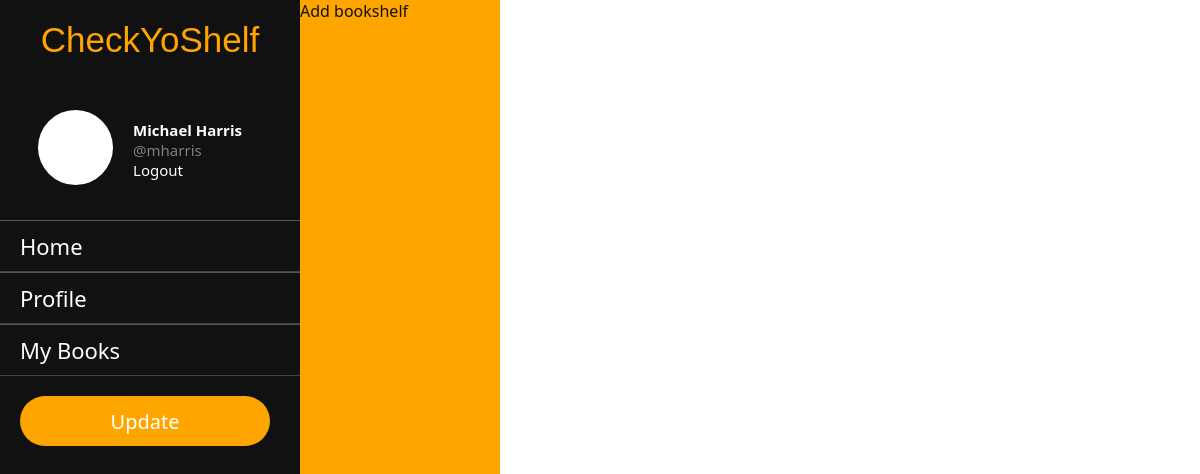
/mharris/bookshelves (signed in), run on an earlier commit of the app's database.
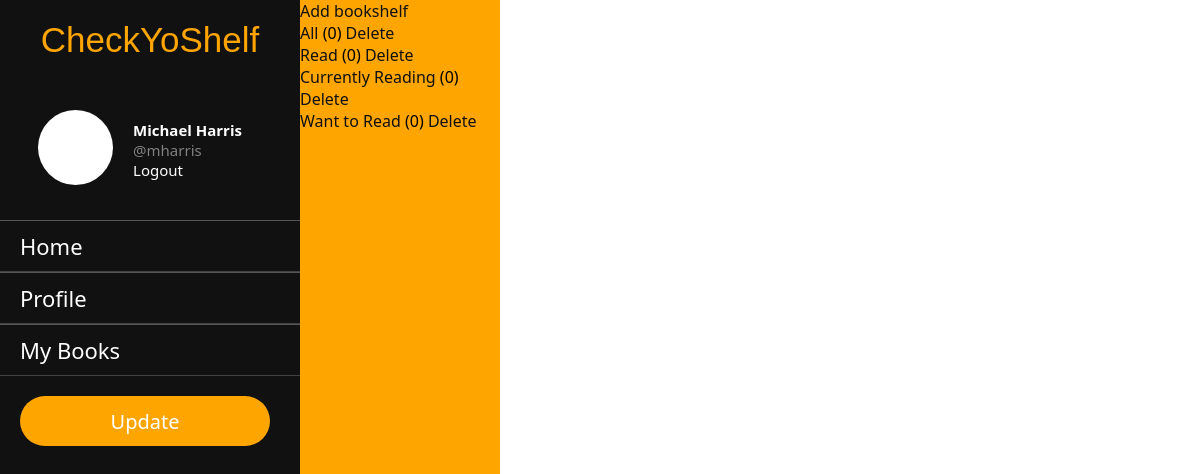
And on a later commit of the database.
### app/models.py (models this page shows, shortened)
class Profile(models.Model):
    user = models.OneToOneField(User, on_delete=models.CASCADE, primary_key=True)
    name = models.CharField(max_length=200)
    bio = models.TextField(blank=True)
    followers = []
    following = []

class Bookshelf(models.Model):
    profile = models.ForeignKey(
        Profile, on_delete=models.CASCADE, related_name="profile", null=True
    )
    books = models.ManyToManyField(Book, blank=True, related_name="books")
    name = models.CharField(max_length=200)
    def __str__(self):
        return self.name

### app/views.py (the view)
# urls.py: path("<str:username>/bookshelves", bookshelf_view, name="bookshelves"),
@login_required(login_url="login")
def bookshelf_view(request, username):
    context = {}
    current_user = request.user
    my_profile = Profile.objects.get(user=current_user)
    try:
        user = User.objects.get(username=username)
        profile = Profile.objects.get(user=user)
    except:
        user = None
        profile = None
    bookshelves = Bookshelf.objects.filter(profile=profile)
    bookshelves_count = {}
    for shelf in bookshelves:
        shelf_books = shelf.books.all()
        bookshelves_count[shelf] = shelf_books.count()
    context["current_user"] = current_user
    context["my_profile"] = my_profile
    context["user"] = user
    context["profile"] = profile
    context["bookshelves_count"] = bookshelves_count
    return render(request, "bookshelves.html", context)

### app/templates/bookshelves.html (shortened to what this page needs)
{% extends "base.html" %}  {% block content %}
<div class="bookshelf-nav">
  {% if user == current_user %}
  <div class="shelf-manager">
    <a href="{% url "create_bookshelf" profile.user %}">Add bookshelf</a>
  </div>
  {% endif %}
  <ul>
    {% for shelf, count in bookshelves_count.items %}
    <li>
      <a href="{% url "books" profile.user shelf %}">{{ shelf }}</a> ({{ count }})
      <a href="{% url "delete_bookshelf" profile.user shelf %}">Delete</a>
    </li>
    {% endfor %}
  </ul>
</div>
{% endblock content %}

### app/templates/base.html (shortened to what this page needs)
{% load static %}
<!DOCTYPE html>
<html lang="en">
  <head>
    <link rel="stylesheet" href="{% static "styles.css" %}">
  </head>
  <body>
    <div class="wrapper">
      <div class="side-nav">
        <div class="logo">
          <p>CheckYoShelf</p>
        </div>
        <div class="profile-section">
          <div class="profile-pic">
            <span></span>
          </div>
          <div class="user-info">
            <p class="name">{{ my_profile.name }}</p>
            <p class="username">@{{ current_user }}</p>
            <a href="{% url "logout" %}">Logout</a>
          </div>
        </div>
        <ul>
          <li><a href="{% url "home" %}">Home</a></li>
          <li><a href="{% url "profile" current_user %}">Profile</a></li>
          <li><a href="{% url "bookshelves" current_user %}">My Books</a></li>
        </ul>
        <div class="btn-container">
          <div class="btn">
            <a href="{% url "make_post" current_user %}">Update</a>
          </div>
        </div>
      </div>
      <div class="main-content">{% block content %}{% endblock content %}</div>
    </div>
  </body>
</html>

### app/static/styles.css (style rules this page uses)
* { margin: 0; padding: 0; list-style: none; text-decoration: none; font-family: 'Segoe UI', Tahoma, Geneva, Verdana, sans-serif; }
.wrapper { display: flex; position: relative; }
.wrapper .side-nav { height: 100%; width: 300px; position: fixed; background-color: #111; }
.wrapper .side-nav .logo { padding: 20px; text-align: center; }
.wrapper .side-nav .logo p { font-size: 35px; font-family: 'Franklin Gothic Medium', 'Arial Narrow', Arial, sans-serif !important; color: orange; }
.wrapper .side-nav .profile-section { display: flex; justify-content: center; align-items: center; padding: 20px; }
.wrapper .side-nav .profile-section .user-info { font-size: 15px; padding: 20px; }
.wrapper .side-nav .profile-section .user-info .name { color: white; font-weight: bold; }
.wrapper .side-nav .profile-section .user-info .username { color: gray; }
.wrapper .side-nav .profile-section .user-info a { color: white; transition: .3s; }
.wrapper .side-nav .profile-section span { height: 75px; width: 75px; background-color: white; display: inline-block; border-radius: 50px; }
.wrapper .side-nav ul li { padding: 10px 10px 10px 20px; border-bottom: 1px solid #434242; border-top: 1px solid #565656; transition: .3s; }
.wrapper .side-nav ul li a { font-size: 22px; color: white; display: block; }
.wrapper .btn-container { padding: 20px; }
.wrapper .btn-container .btn { height: 40px; width: 150px; padding: 5px 50px; background-color: orange; display: flex; justify-content: center; align-items: center; border-radius: 35px; transition: .3s; }
.wrapper .btn-container .btn a { font-size: 20px; font-weight: 500; color: white; display: block; }
.wrapper .main-content { width: 100%; margin-left: 300px; }
::placeholder { color: rgb(186, 124, 8); }
.wrapper .main-content .bookshelf-nav { height: 100%; width: 200px; position: fixed; background-color: orange; }
.wrapper .main-content .bookshelf-nav a { color: #111; }

What changed in the data, as far as the page shows it:
added Bookshelf: name "All", count "0"
added Bookshelf: name "Read", count "0"
added Bookshelf: name "Currently Reading", count "0"
added Bookshelf: name "Want to Read", count "0"
